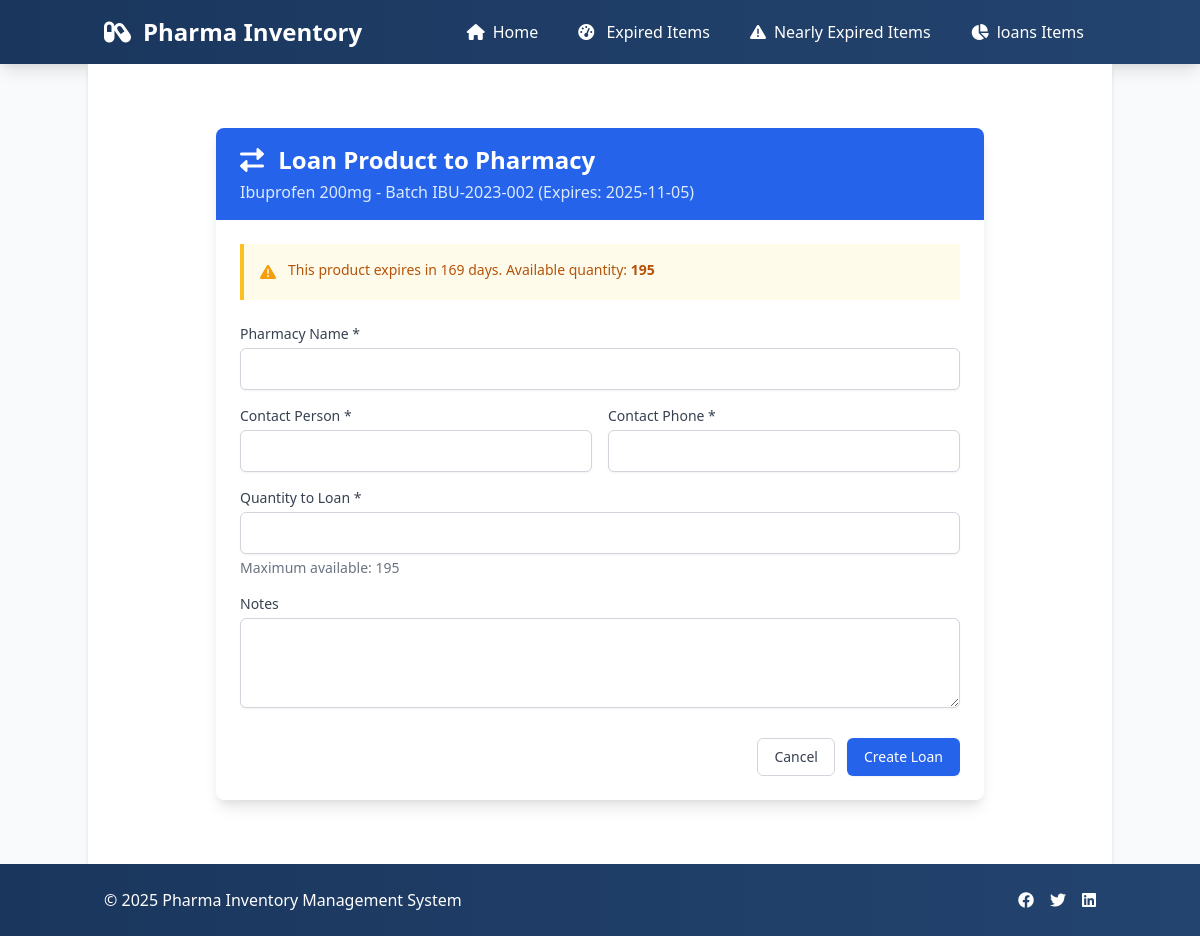
/inventory/inventory/2/loan/ (signed in), run on the app's committed database.
### inventory/models.py (models this page shows, shortened)
class Inventory(models.Model):
    CATEGORY_CHOICES = [
        ('antibiotics', 'Antibiotics'),
        ('pain_relievers', 'Pain Relievers (Analgesics)'),
        ('anti_inflammatory', 'Antipyretics and Anti-inflammatory Drugs'),
        ('gastrointestinal', 'Antacids and Gastrointestinal Medicines'),
        ('vitamins', 'Vitamins and Supplements'),
        ('antidiabetics', 'Antidiabetics'),
        ('cardiovascular', 'Cardiovascular Medicines'),
        ('respiratory', 'Respiratory Medicines (Asthma, COPD)'),
        ('antimalarials', 'Antimalarials'),
        ('cough_cold', 'Cough and Cold Preparations'),
    ]
    product_name = models.CharField(max_length=255)
    batch_no = models.CharField(max_length=100)
    quantity = models.IntegerField()
    reserved_quantity = models.IntegerField(default=0, help_text="Quantity reserved during payment")
    expiry_date = models.DateField()
    price = models.DecimalField(max_digits=10, decimal_places=2)
    category = models.CharField(
        max_length=50,
        choices=CATEGORY_CHOICES,
        default='antibiotics',
        verbose_name="Category"
    )
    shelf_location = models.CharField(
        max_length=100,
        blank=True,
        null=True,
        verbose_name="Shelf Location",
        help_text="Physical location of the product in storage"
    )
    created_at = models.DateTimeField(auto_now_add=True)
    STATUS_CHOICES = [
        ('available', 'Available'),
        ('expired', 'Expired'),
        ('disposed', 'Disposed'),
        ('quarantined', 'Quarantined'),
    ]
    status = models.CharField(
        max_length=20,
        choices=STATUS_CHOICES,
        default='available'
    )
    moved_to_pharmacy_date = models.DateField(
        null=True,
        blank=True,
        verbose_name="Moved to Pharmacy Date",
        help_text="Date when product was moved to pharmacy section"
    )
    original_quantity = models.IntegerField(
        default=0,
        verbose_name="Original Quantity",
        help_text="Initial quantity when product was added"
    )
    total_disposed = models.IntegerField(
        default=0,
        verbose_name="Total Disposed",
        help_text="Sum of all disposed quantities"
    )
    NEAR_EXPIRY_THRESHOLD = 180  # 6 months in days
    @property
    def days_until_expiry(self):
        return (self.expiry_date - timezone.now().date()).days
    class Meta:
        verbose_name_plural = "Inventories"

### inventory/views.py (the view, shortened to what this page needs)
# urls.py: path('inventory/<int:pk>/loan/', views.CreatePharmacyLoanView.as_view(), name='create_pharmacy_loan'),
class CreatePharmacyLoanView(CreateView):
    model = PharmacyLoan
    fields = ['pharmacy_name', 'contact_person', 'contact_phone', 'quantity_loaned', 'notes']
    template_name = 'regulatory/create_pharmacy_loan.html'
    def get_context_data(self, **kwargs):
        context = super().get_context_data(**kwargs)
        context['product'] = Inventory.objects.get(pk=self.kwargs['pk'])
        return context

### inventory/templates/regulatory/create_pharmacy_loan.html (shortened to what this page needs)
{% extends 'base.html' %}
{% load widget_tweaks %}
{% block content %}
<div class="container mx-auto px-4 py-8">
    <div class="max-w-3xl mx-auto">
        <div class="bg-white shadow-lg rounded-lg overflow-hidden">
            <div class="bg-blue-600 px-6 py-4">
                <h1 class="text-2xl font-bold text-white">
                    <i class="fas fa-exchange-alt mr-2"></i>
                    Loan Product to Pharmacy
                </h1>
                <p class="text-blue-100 mt-1">
                    {{ product.product_name }} - Batch {{ product.batch_no }}
                    (Expires: {{ product.expiry_date|date:"Y-m-d" }})
                </p>
            </div>
            <div class="p-6">
                <form method="post">
                    <div class="mb-6 bg-yellow-50 border-l-4 border-yellow-400 p-4">
                        <div class="flex">
                            <div class="flex-shrink-0">
                                <i class="fas fa-exclamation-triangle text-yellow-500"></i>
                            </div>
                            <div class="ml-3">
                                <p class="text-sm text-yellow-700">
                                    This product expires in {{ product.days_until_expiry }} days.
                                    Available quantity: <span class="font-bold">{{ product.quantity }}</span>
                                </p>
                            </div>
                        </div>
                    </div>
                    <div class="space-y-4">
                        <div>
                            <label class="block text-sm font-medium text-gray-700 mb-1">Pharmacy Name *</label>
                            {% render_field form.pharmacy_name class="w-full px-3 py-2 border border-gray-300 rounded-md shadow-sm focus:outline-none focus:ring-blue-500 focus:border-blue-500" %}
                        </div>
                        <div class="grid grid-cols-2 gap-4">
                            <div>
                                <label class="block text-sm font-medium text-gray-700 mb-1">Contact Person *</label>
                                {% render_field form.contact_person class="w-full px-3 py-2 border border-gray-300 rounded-md shadow-sm focus:outline-none focus:ring-blue-500 focus:border-blue-500" %}
                            </div>
                            <div>
                                <label class="block text-sm font-medium text-gray-700 mb-1">Contact Phone *</label>
                                {% render_field form.contact_phone class="w-full px-3 py-2 border border-gray-300 rounded-md shadow-sm focus:outline-none focus:ring-blue-500 focus:border-blue-500" %}
                            </div>
                        </div>
                        <div>
                            <label class="block text-sm font-medium text-gray-700 mb-1">Quantity to Loan *</label>
                            {% render_field form.quantity_loaned class="w-full px-3 py-2 border border-gray-300 rounded-md shadow-sm focus:outline-none focus:ring-blue-500 focus:border-blue-500" min="1" max=product.quantity %}
                            <p class="mt-1 text-sm text-gray-500">
                                Maximum available: {{ product.quantity }}
                            </p>
                        </div>
                        <div>
                            <label class="block text-sm font-medium text-gray-700 mb-1">Notes</label>
                            {% render_field form.notes class="w-full px-3 py-2 border border-gray-300 rounded-md shadow-sm focus:outline-none focus:ring-blue-500 focus:border-blue-500" rows="3" %}
                        </div>
                    </div>
                    <div class="mt-6 flex justify-end space-x-3">
                        <a href="{% url 'near_expiry_list' %}"
                           class="px-4 py-2 border border-gray-300 rounded-md text-sm font-medium text-gray-700 bg-white hover:bg-gray-50">
                            Cancel
                        </a>
                        <button type="submit"
                                class="px-4 py-2 border border-transparent rounded-md shadow-sm text-sm font-medium text-white bg-blue-600 hover:bg-blue-700">
                            Create Loan
                        </button>
                    </div>
                </form>
            </div>
        </div>
    </div>
</div>
{% endblock %}

### inventory/templates/base.html (style rules this page uses)
:root { --primary-color: #1a365d; --secondary-color: #2c5282; --accent-color: #4299e1; --hover-color: #63b3ed; }

### data on the page
Inventory: product_name "Ibuprofen 200mg", batch_no "IBU-2023-002", expiry_date "2025-11-05", days_until_expiry "169", quantity "195"
